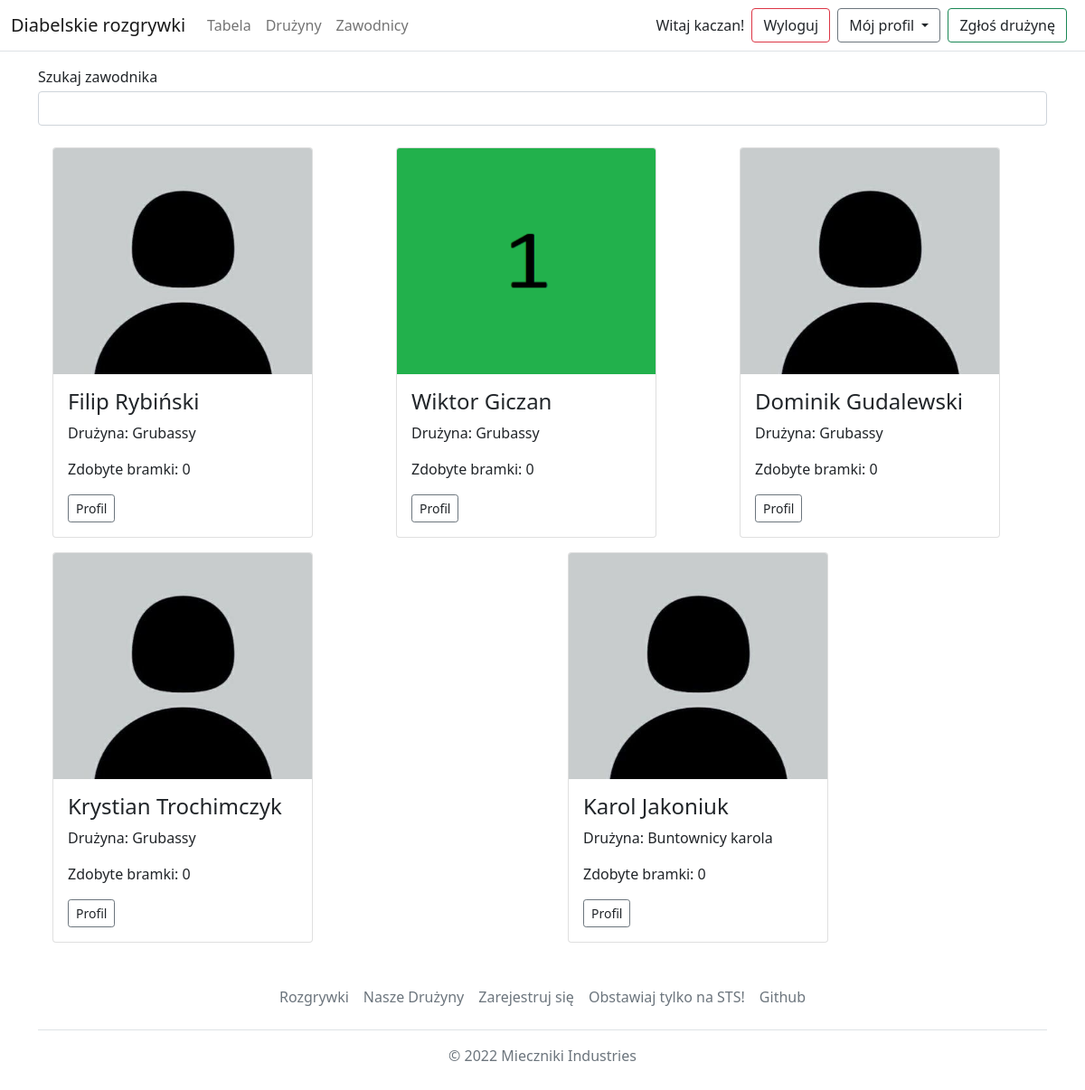
Page /player (signed in) on the committed database.
### Football/models.py (models this page shows, shortened)
class Player(models.Model):
    user = models.OneToOneField(User,on_delete=models.CASCADE,null=True)
    name = models.CharField(max_length=30)
    surname = models.CharField(max_length=30)
    position = models.ForeignKey(Position,on_delete=models.CASCADE,null=True)
    shirt_number = models.IntegerField(null=True, validators=[MinValueValidator(1),MaxValueValidator(99)])
    team = models.ForeignKey(Team,null=True,on_delete=models.SET_NULL)
    image = models.ImageField(upload_to='images/players/',null=False,default='images/default_profile_picture.jpg')
    captain = models.BooleanField(null=False,default=False)
    mod = models.BooleanField(null=False,default=False)
    def get_goals(self):
        goals = Goal.objects.all().filter(player = self)
        return goals
    def get_absolute_url(self):
        return reverse('football:player_detail',args=[self.id])
    def __str__(self):
        return f'{self.name} {self.surname}'

class Team(models.Model):
    name = models.CharField(max_length=30)
    slug = models.SlugField(max_length=30,unique=True)
    image = models.ImageField(upload_to='images/teams')
    def __str__(self):
        return self.name
    def get_absolute_url(self):
        return reverse('football:team_detail',args=[self.slug])

### Football/views.py (the view, shortened to what this page needs)
# urls.py: path('player',views.all_players,name='all_players'),
def all_players(request):
    context = {
        'players' : Player.objects.filter(mod=False)
    }
    return render(request, 'player/all_players.html', context)

### Football/ext_methods.py (called while the page is built)
def get_teams(request):
    return {'teams' : Team.objects.all()}

### templates/player/all_players.html (shortened to what this page needs)
{% extends 'base.html' %}
{% block content %}
    <form method="POST" autocomplete="off">
        <label class="mt-3">Szukaj zawodnika</label>
        <input name="zawodnik" class="form-control mt-1" list="zawodnicy">
    </form>
    <div class = "album mt-2">
        <div class="row">
            {% for player in players %}
            <div class="col">
              <div class="card ms-3 mt-3 box-shadow" style="width:18rem">
                <img class="card-img-top" src="{{ player.image.url }}" alt="{{ player.name }}" width="150px" height = "250px" >
                <div class="card-body">
                  <h4 class="card-text">{{ player }}</h4>
                    <p class = "card-text">Drużyna: {{ player.team }}</p>
                    <p class="card-text">Zdobyte bramki: {{ player.get_goals.count }}</p>
                  <div class="d-flex justify-content-between align-items-center">
                    <div class="btn-group">
                      <button type="button" class="btn btn-sm btn-outline-secondary">
                          <a class="text-decoration-none text-dark" href="{{ player.get_absolute_url }}">Profil</a>
                      </button>
                    </div>
                  </div>
                </div>
              </div>
            </div>
            {% endfor %}
        </div>
    </div>
{% endblock %}

### templates/base.html (shortened to what this page needs)
{% load static %}
<!DOCTYPE html>
<html lang="en">
<head>
    <link href="https://cdn.jsdelivr.net/npm/bootstrap@5.1.3/dist/css/bootstrap.min.css" rel="stylesheet">
</head>
<body>
    <header>
        <nav class="navbar navbar-expand-md navbar-light bg-white border-bottom">
            <div class="container-fluid">
                <a class="navbar-brand" href="{% url 'football:home' %}">Diabelskie rozgrywki</a>
                <div class="collapse navbar-collapse" id="navbarCollapse">
                    <ul class="navbar-nav me-auto mb-2 mb-md-0">
                        <li class="nav-item active">
                            <a class="nav-link" aria-current="page" href="{% url "football:table" %}">Tabela</a>
                        </li>
                        <li class="nav-item">
                            <a class="nav-link" href="{% url 'football:all_teams' %}">Drużyny </a>
                        </li>
                        <li class="nav-item">
                            <a class="nav-link" href="{% url 'football:all_players' %}">Zawodnicy </a>
                        </li>
                    </ul>
                </div>
                    {% if user.is_authenticated %}
                        <span class="me-2">Witaj {{ user.username }}!</span><button class = "btn btn-outline-danger me-2"><a class="text-decoration-none text-dark" href = {% url "logout" %}>Wyloguj</a></button>
                        {% if user.player %}
                        <div class="dropdown">
                            <a class="dropdown-toggle btn me-2 btn-outline-secondary text-dark dropdown-toggle" href="#" id="id3" role="button"
                                data-bs-toggle="dropdown" aria-expanded="false">
                                Mój profil
                            </a>
                        </div>
                        {% endif %}
                        <button class="btn btn-outline-success me-2">
                            <a class="text-decoration-none text-dark" href = "{% url "football:register_team" %} ">Zgłoś drużynę</a>
                        </button>
                    {% else %}
                        <button class="btn btn-outline-success me-2"><a href = "{% url "login" %}" class="text-decoration-none text-dark">Zaloguj się</a></button>
                    {% endif %}
            </div>
        </nav>
    </header>
    <div id="content" class="container">{% block content %} {% endblock %}</div>
    <div class="container">
  <footer class="py-3 my-4">
    <ul class="nav justify-content-center border-bottom pb-3 mb-3">
      <li class="nav-item"><a href="{% url 'football:home' %}" class="nav-link px-2 text-muted">Rozgrywki</a></li>
      <li class="nav-item"><a href="{% url 'football:all_teams' %}" class="nav-link px-2 text-muted">Nasze Drużyny</a></li>
      <li class="nav-item"><a href="{% url 'users:register' %}" class="nav-link px-2 text-muted">Zarejestruj się</a></li>
      <li class="nav-item"><a href="https://www.sts.pl" class="nav-link px-2 text-muted">Obstawiaj tylko na STS!</a></li>
      <li class="nav-item"><a href="https://github.com/Miecznikk/szkieletowe_pilkanozna" class="nav-link px-2 text-muted">Github</a></li>
    </ul>
    <p class="text-center text-muted">&copy; 2022 Mieczniki Industries</p>
  </footer>
</div>
</body>
</html>

### rows in the picture
Player: image (placeholder picture), name+surname "Filip Rybiński", team "Grubassy", get_goals.count "0"
Player: image (picture), name+surname "Wiktor Giczan", team "Grubassy", get_goals.count "0"
Player: image (placeholder picture), name+surname "Dominik Gudalewski", team "Grubassy", get_goals.count "0"
Player: image (placeholder picture), name+surname "Krystian Trochimczyk", team "Grubassy", get_goals.count "0"
Player: image (placeholder picture), name+surname "Karol Jakoniuk", team "Buntownicy karola", get_goals.count "0"

### other values in the picture
{{ user.username }} "kaczan"
